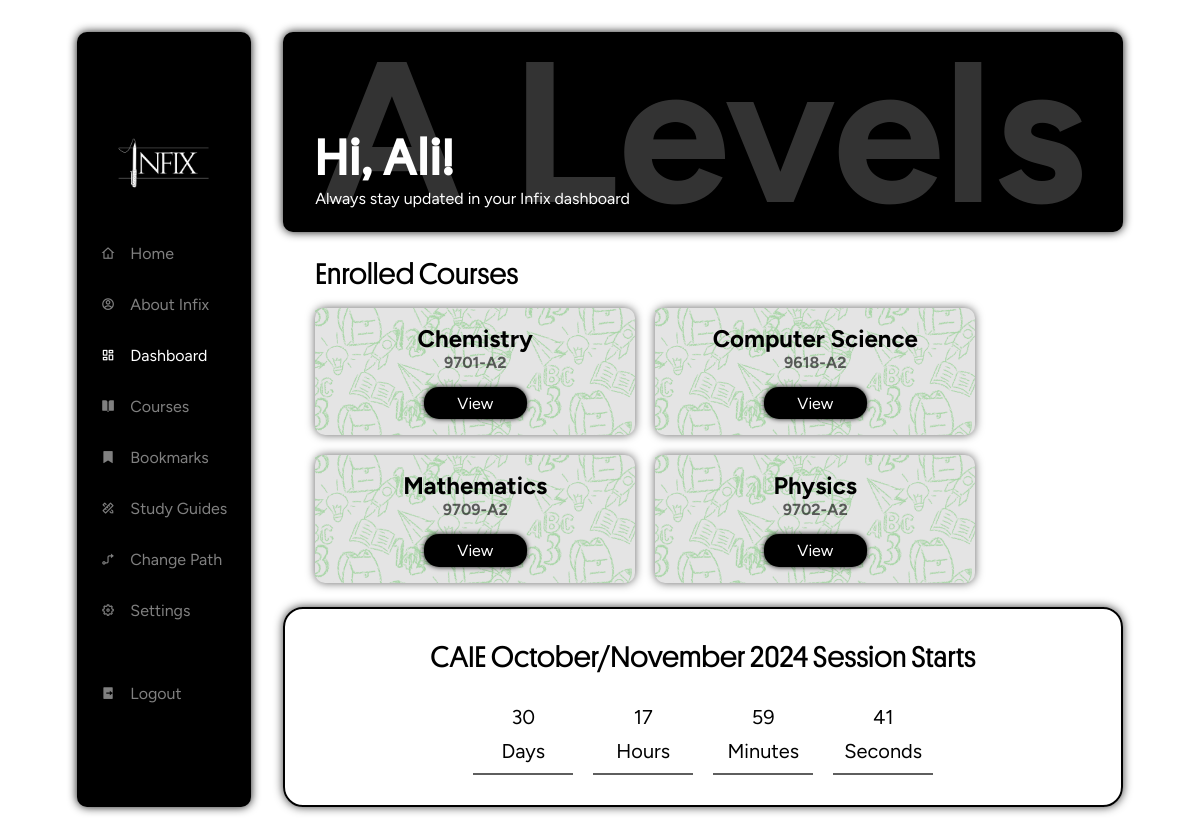
/dashboard (signed in), run on the app's committed database.
### tables this page shows
CREATE TABLE paths (
    id INTEGER PRIMARY KEY AUTOINCREMENT,
    name TEXT NOT NULL UNIQUE
);

CREATE TABLE courses (
    id INTEGER PRIMARY KEY AUTOINCREMENT,
    path_id INTEGER NOT NULL,
    name TEXT NOT NULL,
    course_code INTEGER NOT NULL UNIQUE,
    FOREIGN KEY (path_id) REFERENCES paths(id) ON DELETE CASCADE
);

### app.py (the view)
@app.route('/dashboard')
@login_required
def dashboard():
    user_id = session['user_id']
    result = db.execute("""
        SELECT hash FROM users
        WHERE id = ?
    """, user_id)
    if "GOOGLE_OAUTH" == result[0]['hash']:
        no_password = True
    else:
        no_password = False
    user_info = db.execute("SELECT fullname FROM users WHERE id = ?", user_id)
    fullname = user_info[0]['fullname'] if user_info else None
    first_name = fullname.split()[0] if fullname else None
    user_path_id = db.execute("SELECT path_id FROM user_paths WHERE user_id = ?", user_id)
    path_id = user_path_id[0]['path_id'] if user_path_id else None
    user_path_name = db.execute("SELECT name FROM paths WHERE id = ?", path_id)
    path_name = user_path_name[0]['name'] if user_path_name else 'A Levels'
    enrolled_courses = db.execute("""
        SELECT courses.name, courses.course_code
        FROM courses
        JOIN user_courses ON courses.id = user_courses.course_id
        JOIN user_paths ON user_paths.user_id = user_courses.user_id
        WHERE user_courses.user_id = ?
        AND courses.path_id = user_paths.path_id
    """, user_id)
    bookmarks = db.execute("""
        SELECT t.title, t.id AS topic_id, c.name AS course_name
        FROM bookmarks b
        JOIN topics t ON b.topic_id = t.id
        JOIN courses c ON t.course_id = c.id
        WHERE b.user_id = ?
    """, user_id)
    return render_template('dashboard.html', path_name = path_name, enrolled_courses = enrolled_courses, first_name = first_name, bookmarks = bookmarks, no_password = no_password)

### app.py (called while the page is built)
@app.after_request
def after_request(response):
    response.headers["Cache-Control"] = "no-cache, no-store, must-revalidate"
    response.headers["Expires"] = "0"
    response.headers["Pragma"] = "no-cache"
    return response

### helpers.py (called while the page is built)
def login_required(f):
    @wraps(f)
    def decorated_function(*args, **kwargs):
        if session.get("user_id") is None:
            return redirect("/login")
        return f(*args, **kwargs)
    return decorated_function

### templates/dashboard.html (shortened to what this page needs)
<html lang="en">
<head>
  <link rel="stylesheet" href="{{ url_for('static', filename='css/dashboard.css') }}">
  <link href="https://cdn.jsdelivr.net/npm/remixicon@4.3.0/fonts/remixicon.css" rel="stylesheet"/>
</head>
<body>
  <div class="dashboard">
    <div class="sidebar-container">
      <img class="logo-dash" src="../static/images/White text, no bg.png">
      <div class="menu-item">
        <i class="ri-home-4-line"></i>
        <a href="/">Home</a>
      </div>
      <div class="menu-item">
        <i class="ri-account-circle-line"></i>
        <a href="/about">About Infix</a>
      </div>
      <div class="menu-item active">
        <i class="ri-dashboard-line"></i>
        <a href="/dashboard">Dashboard</a>
      </div>
      <div class="menu-item">
        <i class="ri-book-open-fill"></i>
        <a href="/courses">Courses</a>
      </div>
      <div class="menu-item">
        <i class="ri-bookmark-fill"></i>
        <a href="/bookmarks">Bookmarks</a>
      </div>
      <div class="menu-item">
        <i class="ri-pencil-ruler-2-line"></i>
        <a href="/studyguides">Study Guides</a>
      </div>
      <div class="menu-item">
        <i class="ri-guide-line"></i>
        <a href="/changepath">Change Path</a>
      </div>
      <div class="menu-item">
        <i class="ri-settings-5-line"></i>
        <a href="/settings">Settings</a>
      </div>
      <div class="menu-item">
        <i class="ri-logout-box-r-fill"></i>
        <a href="/logout">Logout</a>
      </div>
    </div>
    <div class="main-container">
      <div class="intro-container">
        <h1 class="greet-user">Hi, {{ first_name }}!</h1>
        <p>Always stay updated in your Infix dashboard</p>
        <div class="path-container">
          <h1>{{ path_name }}</h1>
        </div>
      </div>
      <div class="courses-container">
        <p class="head">Enrolled Courses</p>
        <div class="cards-container">
         {% if enrolled_courses %}
          {% for course in enrolled_courses %}
            <div class="course-card">
              <h3>{{ course.name}} <br> <div class="course-code" style="z-index: 2;">{{ course.course_code }}</div></h3>
              <button><a href="/course/{{ course.course_code | replace(' ', '-') }}">View</a></button>
              <div class="texture">
                <img src="../static/images/card-bg.png" alt="">
              </div>
            </div>
          {% endfor %}
         {% else %}
          <h1>No enrolled courses</h1>
         {% endif %}
        </div>
      </div>
      <div class="countdown-container">
        <div class="date-head">CAIE October/November 2024 Session Starts</div>
        <div class="countdown">
          <div class="countdown-box">
            <div class="countdown-number" id="days">--</div>
            <div class="countdown-label">Days</div>
          </div>
          <div class="countdown-box">
            <div class="countdown-number" id="hours">--</div>
            <div class="countdown-label">Hours</div>
          </div>
          <div class="countdown-box">
            <div class="countdown-number" id="minutes">--</div>
            <div class="countdown-label">Minutes</div>
          </div>
          <div class="countdown-box">
            <div class="countdown-number" id="seconds">--</div>
            <div class="countdown-label">Seconds</div>
          </div>
        </div>
      </div>
    </div>
  </div>
</body>
</html>

### static/css/dashboard.css (style rules this page uses)
html { scroll-behavior: smooth; font-family: "Figtree", sans-serif; }
* { margin: 0; padding: 0; transition: all ease 0.3s; box-sizing: border-box; }
body, html { overflow-x: hidden; }
a { text-decoration: none; color: inherit; }
button { background: none; border: none; }
.dashboard { display: flex; justify-content: center; align-items: flex-start; gap: 2em; padding: 2em 1em; width: 100vw; min-height: 100vh; }
.sidebar-container { background-color: black; display: flex; flex-direction: column; justify-content: center; align-self: stretch; gap: 2em; padding: 1.5em 1.5em; padding-bottom: 3em; border-radius: 10px; box-shadow: 0 0 10px 0 rgba(0, 0, 0, 0.932); }
.menu-item { font-size: 16px; color: rgba(255, 255, 255, 0.5); transition: all ease 0.1s; }
.active { color: rgba(255, 255, 255); }
.sidebar-container img { width: 100px; height: auto; align-self: center; cursor: pointer; }
.menu-item { display: flex; align-items: center; gap: 15px; }
.menu-item i { font-size: 14px; }
.main-container { display: flex; flex-direction: column; justify-content: flex-start; align-items: flex-start; width: 70vw; }
.intro-container { background-color: black; color: white; display: flex; flex-direction: column; justify-content: flex-end; align-items: flex-start; width: 100%; height: 25vh; border-radius: 10px; padding: 1.5em 2em; position: relative; box-shadow: 0 0 10px 0 rgba(0, 0, 0, 0.932); }
.intro-container h1 { font-size: 50px; }
.intro-container p { font-size: 16px; }
.path-container { position: absolute; top: 0; left: 0; width: 100%; height: 100%; color: white; display: flex; justify-content: center; align-items: center; opacity: 0.2; }
.path-container h1 { font-size: 200px; }
.courses-container { padding: 1.5em 2em; display: flex; flex-direction: column; justify-content: flex-start; align-items: flex-start; width: 100%; gap: 1em; }
.courses-container .head { font-size: 30px; font-family: 'Platform-Regular'; }
.cards-container { display: flex; flex-wrap: wrap; gap: 20px; }
.greet-user { font-family: 'Platform-Regular'; font-size: 60px; letter-spacing: 2.5px; }
.course-code { font-size: 16px; opacity: 60%; }
.course-card { background-color: rgb(228, 228, 228); padding: 1em 3em; border-radius: 10px; display: flex; flex-direction: column; justify-content: center; align-items: center; gap: 15px; width: 320px; text-align: center; box-shadow: 0 0 10px 0 rgba(0, 0, 0, 0.61); position: relative; }
.texture { position: absolute; top: 0; left: 0; width: 100%; height: 100%; opacity: 0.8; z-index: 1; }
.texture img { object-fit: cover; overflow: hidden; width: 100%; height: 100%; z-index: 1; }
.course-card h3 { font-size: 24px; z-index: 2; }
.course-card button { background-color: black; color: white; border-radius: 15px; padding: 0.5em 2.5em; box-shadow: 0 0 5px 0 rgba(0, 0, 0, 0.932); z-index: 2; }
.course-card a { font-size: 16px; font-family: "Figtree"; }
.countdown-container { display: flex; flex-direction: column; justify-content: center; align-items: center; gap: 1em; font-size: 20px; padding: 1.5em 2em; border: solid black 2px; border-radius: 20px; width: 100%; box-shadow: 0 0 10px 0 rgba(0, 0, 0, 0.774); text-align: center; }
.date-head { font-family: 'Platform-Regular'; font-size: 30px; }
.countdown { display: flex; justify-content: center; align-items: center; gap: 1em; }
.countdown-box { display: flex; flex-direction: column; justify-content: center; align-items: center; gap: 0.5em; width: 100px; border-bottom: solid rgb(94, 94, 94) 2px; padding: 0.5em 0; }

### data on the page
paths: name "A Levels"
courses: name "Chemistry", course_code "9701-A2"
courses: name "Computer Science", course_code "9618-A2"
courses: name "Mathematics", course_code "9709-A2"
courses: name "Physics", course_code "9702-A2"

### other printed values
{{ first_name }} "Ali"
